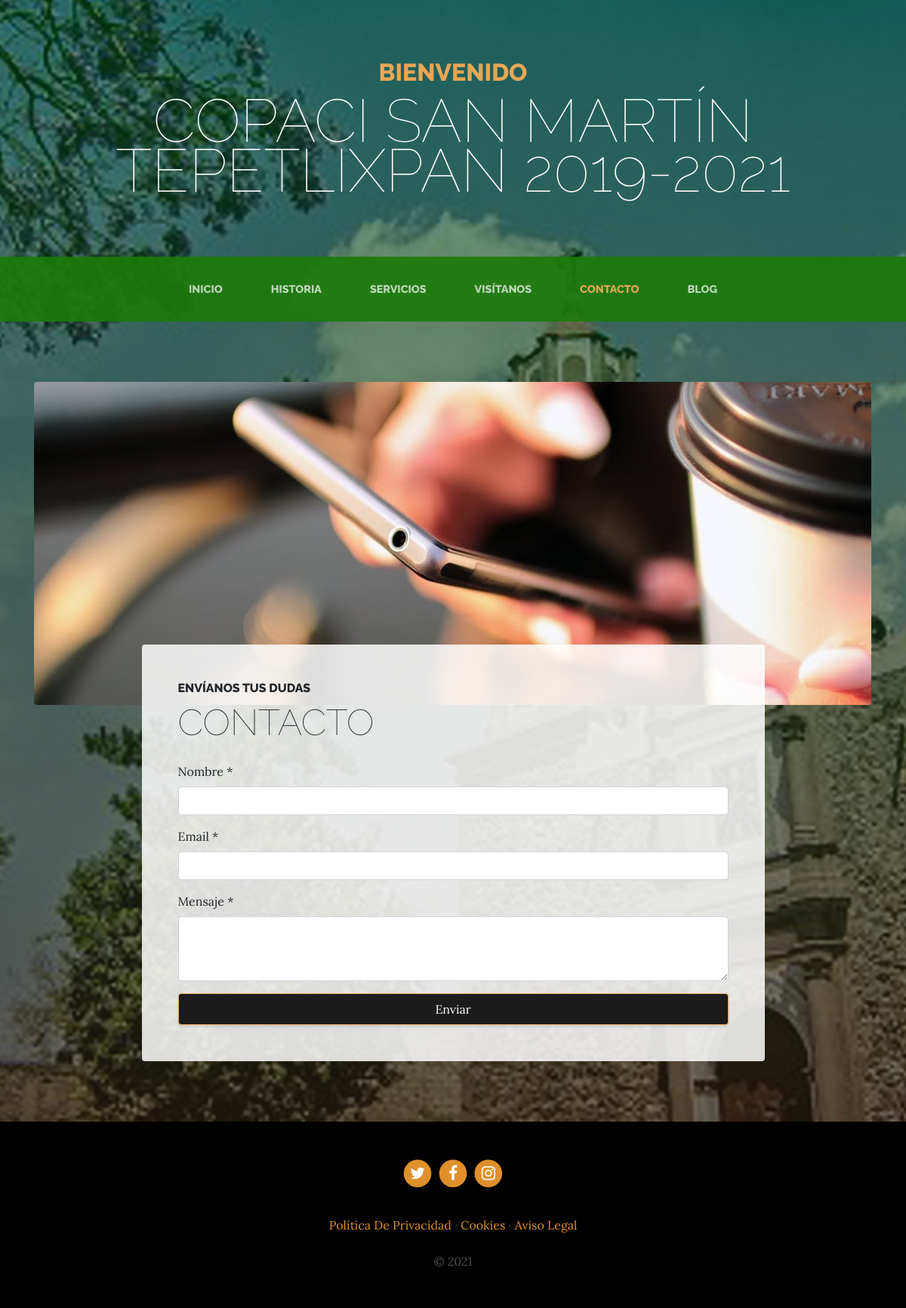
Page /contact/ on the committed database.
### pages/models.py (models this page shows, shortened)
class Page(models.Model):
    title = models.CharField(verbose_name="Titulo", max_length=200)
    content = RichTextField(verbose_name="Contenido")
    order = models.SmallIntegerField(verbose_name="Orden", default=0)
    created = models.DateTimeField(auto_now_add=True, verbose_name="Fecha de creacion")
    updated = models.DateTimeField(auto_now=True, verbose_name="Fecha de edicion")
    class Meta:
        verbose_name = "pagina"
        verbose_name_plural = "paginas"
        ordering = ['order','title']

### contact/views.py (the view, shortened to what this page needs)
# urls.py: path('contact/', include('contact.urls')),
def contact(request):
    contact_form = ContactForm()
    return render(request, "contact/contact.html", {'form':contact_form})

### contact/forms.py
class ContactForm(forms.Form):
    name = forms.CharField(label="Nombre", required=True, widget=forms.TextInput(
        attrs={'class':'form-control', 'placehorder':'Escribe tu nombre'}
    ), min_length=3, max_length=100)
    email = forms.EmailField(label="Email", required=True, widget=forms.EmailInput(
        attrs={'class':'form-control', 'placehorder':'Escribe tu email'}
    ), min_length=3, max_length=100)
    content = forms.CharField(label="Contenido", required=True, widget=forms.Textarea(
        attrs={'class':'form-control', 'rows': 3, 'placehorder':'Escribe tu mensaje'}
    ), min_length=10, max_length=1000)

### pages/templatetags/pages_extras.py (called while the page is built)
@register.simple_tag
def get_page_list():
    pages = Page.objects.all()
    return pages

### social/processors.py (called while the page is built)
def ctx_dict(request):
    ctx = {}
    links = Link.objects.all()
    for link in links:
        ctx[link.key] = link.url
    return ctx

### contact/templates/contact/contact.html (shortened to what this page needs)
{% extends 'core/base.html' %}
{% load static %}
{% block content %}
<section class="page-section about-heading">
  <div class="container">
    <img class="img-fluid rounded about-heading-img mb-3 mb-lg-0" src="{% static 'core/img/contact.jpg' %}" alt="">
    <div class="about-heading-content">
      <div class="row">
        <div class="col-xl-9 col-lg-10 mx-auto">
          <div class="bg-faded rounded p-5">
            <h2 class="section-heading mb-4">
              <span class="section-heading-upper">Envíanos tus dudas</span>
              <span class="section-heading-lower">Contacto</span>
            </h2>
            <form action="" method="POST">
                <div class="form-group">
                    <label>Nombre *</label>
                    <div class="input-group">
                        {{form.name}}
                    </div>
                </div>
                <div class="form-group">
                    <label>Email *</label>
                    <div class="input-group">
                         {{form.email}}
                    </div>
                </div>
                <div class="form-group">
                    <label>Mensaje *</label>
                    <div class="input-group">
                         {{form.content }}
                    </div>
                </div>
                <div class="text-center">
                    <input type="submit" class="btn btn-primary btn-block py-2" value="Enviar">
                </div>
            </form>
          </div>
        </div>
      </div>
    </div>
  </div>
</section>
{% endblock %}

### core/templates/core/base.html (shortened to what this page needs)
<!DOCTYPE html>
<html lang="es">
  <head>
    {% load static %}
    <link href="{% static 'core/vendor/bootstrap/css/bootstrap.min.css' %}" rel="stylesheet">
    <link href="{% static 'core/vendor/font-awesome/css/font-awesome.min.css' %}" rel="stylesheet" type="text/css">
    <link href="{% static 'core/css/business-casual.css' %}" rel="stylesheet">
  </head>
  <body>
    <h1 class="site-heading text-center text-white d-none d-lg-block">
      <span class="site-heading-upper text-primary mb-3">Bienvenido</span>
      <span class="site-heading-lower">Copaci San Martín Tepetlixpan 2019-2021 </span>
    </h1>
    <nav class="navbar navbar-expand-lg navbar-dark py-lg-4" id="mainNav">
      <div class="container">
        <div class="collapse navbar-collapse" id="navbarResponsive">
          <ul class="navbar-nav mx-auto">
            <li class="nav-item {% if request.path == '/' %}active{% endif %} px-lg-4">
              <a class="nav-link text-uppercase text-expanded" href="{% url 'home' %}">Inicio</a>
            </li>
            <li class="nav-item px-lg-4 {% if request.path == '/about/' %}active{% endif %}">
              <a class="nav-link text-uppercase text-expanded" href="{% url 'about' %}">Historia</a>
            </li>
            <li class="nav-item px-lg-4 {% if request.path == '/services/' %}active{% endif %}">
              <a class="nav-link text-uppercase text-expanded" href="{% url 'services' %}">Servicios</a>
            </li>
            <li class="nav-item px-lg-4 {% if request.path == '/store/' %}active{% endif %}">
              <a class="nav-link text-uppercase text-expanded" href="{% url 'store' %}">Visítanos</a>
            </li>
            <li class="nav-item px-lg-4 {% if request.path == '/contact/' %}active{% endif %}">
              <a class="nav-link text-uppercase text-expanded" href="{% url 'contact' %}">Contacto</a>
            </li>
            <li class="nav-item px-lg-4 {% if request.path|slice:":6" == '/blog/' %}active{% endif %}">
              <a class="nav-link text-uppercase text-expanded" href="{% url 'blog' %}">Blog</a>
            </li>
          </ul>
        </div>
      </div>
    </nav>
    {% block content %} {% endblock %}
    <footer class="footer text-faded text-center py-5">
      <div class="container">
        <p class="m-0">
        {% if LINK_TWITTER %}
	        <a href="{{LINK_TWITTER}}" class="link">
	          <span class="fa-stack fa-lg">
	            <i class="fa fa-circle fa-stack-2x"></i>
	            <i class="fa fa-twitter fa-stack-1x fa-inverse"></i>
	          </span>
	        </a>
        {% endif %}
          {% if LINK_FACEBOOK %}
	        <a href="{{LINK_FACEBOOK}}" class="link">
	          <span class="fa-stack fa-lg">
	            <i class="fa fa-circle fa-stack-2x"></i>
	            <i class="fa fa-facebook fa-stack-1x fa-inverse"></i>
	          </span>
	        </a>
        {% endif %}
        {% if LINK_INSTAGRAM %}
	        <a href="{{LINK_INSTAGRAM}}" class="link">
	          <span class="fa-stack fa-lg">
	            <i class="fa fa-circle fa-stack-2x"></i>
	            <i class="fa fa-instagram fa-stack-1x fa-inverse"></i>
	          </span>
	        </a>
        {% endif %}
	    </p>
        <p class="m-0 mbt">
          {% load pages_extras %}
          {% get_page_list as page_list %}
          {% for page in page_list %}
            <a href="{% url 'page' page.id page.title|slugify %}" class="link">{{page.title}}</a> {% if not forloop.last %}·{% endif %}
          {% endfor %}
		</p>
        <p class="m-0 mbt1">&copy; 2021</p>
      </div>
	</footer>
  </body>
</html>

### core/static/core/css/business-casual.css (style rules this page uses)
body { font-family: 'Lora'; background: linear-gradient(rgba(0, 87, 26, 0.568), rgba(47, 23, 15, 0.65)), url("../img/F1.jpg"); background-attachment: fixed; background-position: center; background-size: cover; }
h1, h2, h3, h4, h5, h6 { font-family: 'Raleway'; }
p { line-height: 1.75; }
.text-faded { color: rgba(255, 255, 255, 0.3); }
.site-heading { margin-top: 5rem; margin-bottom: 5rem; text-transform: uppercase; line-height: 1; font-family: 'Raleway'; }
.site-heading .site-heading-upper { display: block; font-size: 2rem; font-weight: 800; }
.site-heading .site-heading-lower { font-size: 5rem; font-weight: 100; line-height: 4rem; }
.page-section { margin-top: 5rem; margin-bottom: 5rem; }
.section-heading { text-transform: uppercase; }
.section-heading .section-heading-upper { display: block; font-size: 1rem; font-weight: 800; padding-bottom:.5rem; }
.section-heading .section-heading-lower { display: block; font-size: 3rem; font-weight: 100; }
.bg-faded { background-color: rgba(255, 255, 255, 0.85); }
#mainNav { background-color: rgba(28, 122, 9, 0.9); font-family: 'Raleway'; }
#mainNav .navbar-nav .nav-item .nav-link { color: rgba(255, 255, 255, 0.7); font-weight: 800; }
#mainNav .navbar-nav .nav-item.active .nav-link { color: #e6a756; }
@media (min-width: 992px) { #mainNav .navbar-nav .nav-item .nav-link { font-size: 0.9rem; } }
@media (min-width: 992px) { .about-heading .about-heading-img { position: relative; z-index: 0; } }
@media (min-width: 992px) { .about-heading .about-heading-content { margin-top: -5rem; position: relative; z-index: 1; } }
.footer { background-color: #000000; }
.text-primary { color: #e6a756 !important; }
.btn { box-shadow: 0px 3px 3px 0px rgba(33, 37, 41, 0.1); }
.btn-primary { background-color: #1b1b1b; border-color: #e6a756; }
.mbt { padding-top: 2rem; }
.mbt1 { padding-top: 1.25rem; }
a.link { color: #df902a; }

### rows in the picture
Page: title "Política De Privacidad"
Page: title "Cookies"
Page: title "Aviso Legal"
